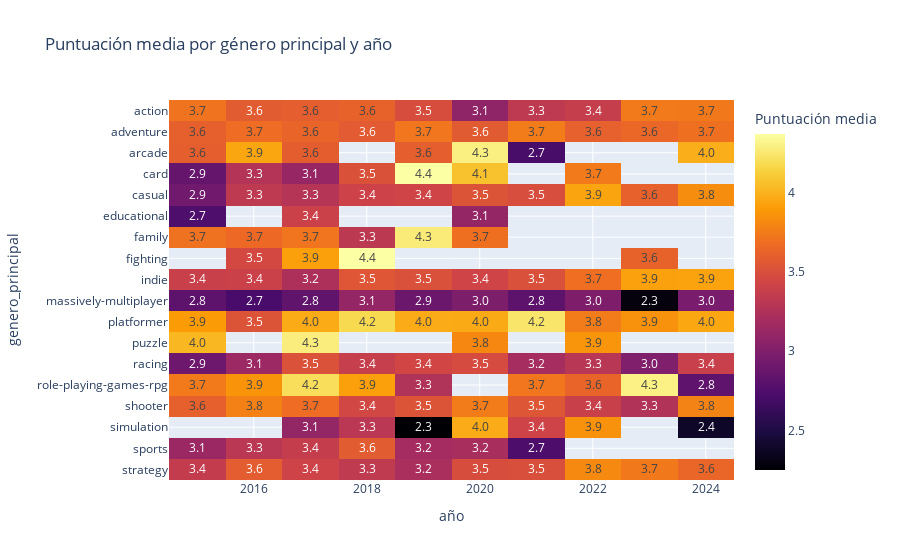

The notebook cell saved with this chart:
### Markdown cell above
###  10. Visualización 2 – Heatmap
Se genera un mapa de calor con puntuaciones medias por género y año. Las celdas vacías no se rellenan con ceros, lo que mejora la claridad de la visualización.

### Code cell
fig2 = px.imshow(
    heatmap_data,
    text_auto='.1f',
    color_continuous_scale='inferno',
    labels={'color': 'Puntuación media'},
    title=' Puntuación media por género principal y año'
)
fig2.show()

### Figure 1 — Plotly figure (JSON) as saved in the notebook; plotly's stock layout.template omitted (floating-point values rounded to 4 significant figures; data arrays with more than 128 entries replaced by an {"elided": "..."} marker saying what was removed)
{"data": [{"coloraxis": "coloraxis", "hovertemplate": "año: %{x}<br>genero_principal: %{y}<br>Puntuación media: %{z}<extra></extra>", "name": "0", "texttemplate": "%{z:.1f}", "type": "heatmap", "x": [2015, 2016, 2017, 2018, 2019, 2020, 2021, 2022, 2023, 2024], "xaxis": "x", "y": ["action", "adventure", "arcade", "card", "casual", "educational", "family", "fighting", "indie", "massively-multiplayer", "platformer", "puzzle", "racing", "role-playing-games-rpg", "shooter", "simulation", "sports", "strategy"], "yaxis": "y", "z": {"elided": "18x10 float values"}}], "layout": {"autosize": true, "coloraxis": {"colorbar": {"title": {"text": "Puntuación media"}}, "colorscale": [[0, "#000004"], [0.1111, "#1b0c41"], [0.2222, "#4a0c6b"], [0.3333, "#781c6d"], [0.4444, "#a52c60"], [0.5556, "#cf4446"], [0.6667, "#ed6925"], [0.7778, "#fb9b06"], [0.8889, "#f7d13d"], [1, "#fcffa4"]]}, "title": {"text": " Puntuación media por género principal y año"}, "xaxis": {"anchor": "y", "autorange": true, "constrain": "domain", "domain": [0, 1], "range": [2014.0, 2024.0], "scaleanchor": "y", "title": {"text": "año"}, "type": "linear"}, "yaxis": {"anchor": "x", "autorange": true, "constrain": "domain", "domain": [0, 1], "range": [17.5, -0.5], "title": {"text": "genero_principal"}, "type": "category"}}}
